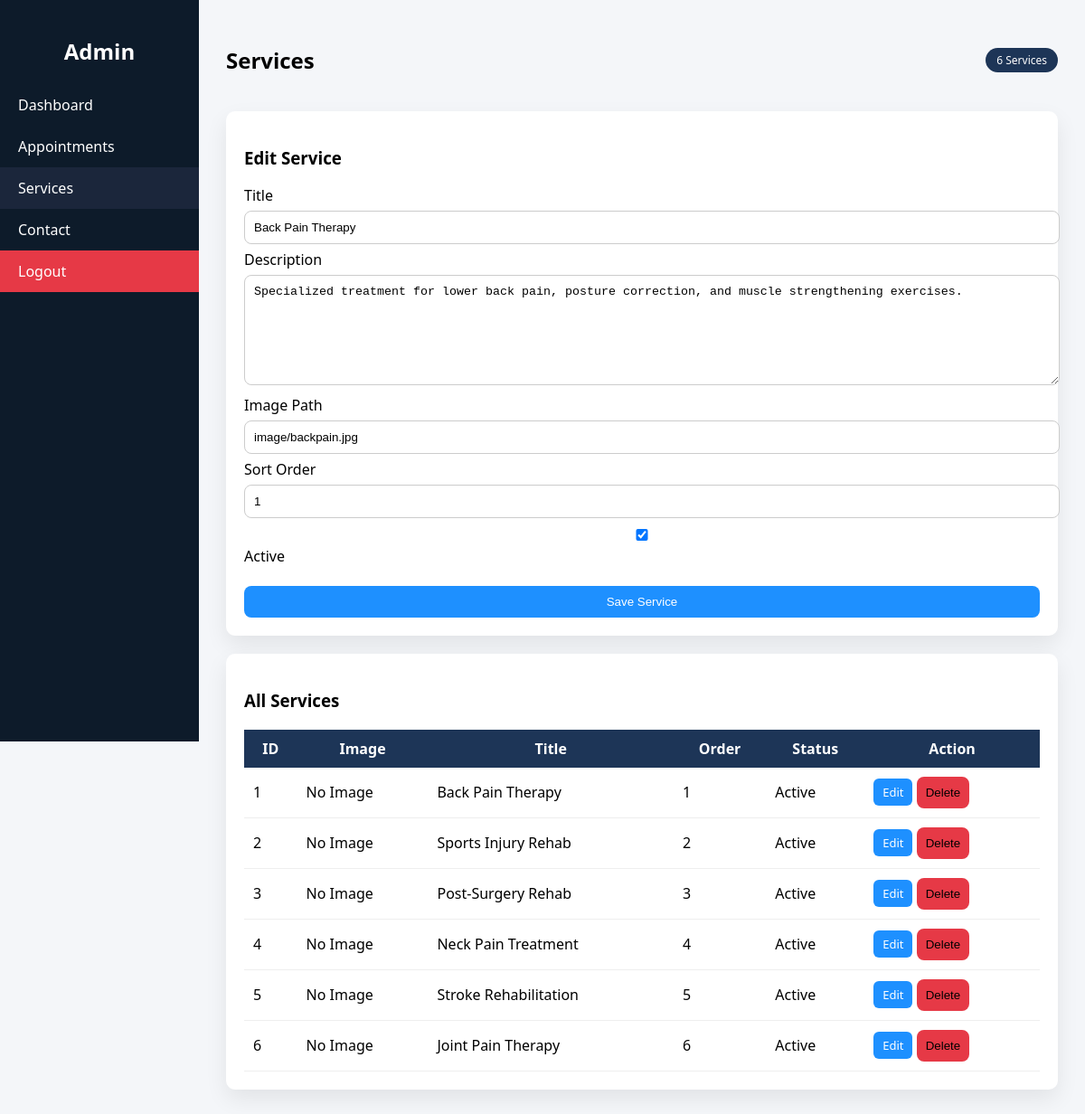
The page /admin/services.php?edit=1 (signed in) on the database its author committed.
### tables this page shows
CREATE TABLE `services` (
  `id` INT NOT NULL AUTO_INCREMENT,
  `title` VARCHAR(150) NOT NULL,
  `description` TEXT NOT NULL,
  `image` VARCHAR(255) NOT NULL,
  `is_active` TINYINT(1) NOT NULL DEFAULT 1,
  `sort_order` INT NOT NULL DEFAULT 0,
  `created_at` TIMESTAMP NOT NULL DEFAULT CURRENT_TIMESTAMP,
  PRIMARY KEY (`id`)
);

### admin/services.php (the view, shortened to what this page needs)
<?php
require_once __DIR__ . '/_init.php';
$editId = (int)($_GET['edit'] ?? 0);
$edit = null;
if ($editId > 0) {
    $stmt = $conn->prepare("SELECT * FROM services WHERE id=?");
    $stmt->bind_param("i", $editId);
    $stmt->execute();
    $edit = $stmt->get_result()->fetch_assoc();
}
$services = $conn->query("SELECT * FROM services ORDER BY sort_order ASC, id DESC");
$count = $services->num_rows;
?>
<!DOCTYPE html>
<html>
<head>
</head>
<body>
<div class="sidebar">
    <h2>Admin</h2>
    <a href="dashboard.php">Dashboard</a>
    <a href="appointments.php">Appointments</a>
    <a href="services.php" class="active">Services</a>
    <a href="admin_contact.php">Contact</a>
    <a href="logout.php" class="logout">Logout</a>
</div>
<div class="main">
<div class="top-bar">
    <h2>Services</h2>
    <span class="badge"><?php echo $count; ?> Services</span>
</div>
<div class="card">
<h3><?php echo $edit ? "Edit Service" : "Add Service"; ?></h3>
<form method="post">
<label>Title</label>
<input type="text" name="title" required value="<?php echo $edit['title'] ?? ''; ?>">
<label>Description</label>
<textarea name="description" required><?php echo $edit['description'] ?? ''; ?></textarea>
<label>Image Path</label>
<input type="text" name="image" required value="<?php echo $edit['image'] ?? ''; ?>">
<label>Sort Order</label>
<input type="number" name="sort_order" value="<?php echo $edit['sort_order'] ?? 0; ?>">
<label>
<input type="checkbox" name="is_active" <?php echo ((int)($edit['is_active'] ?? 1) === 1) ? 'checked' : ''; ?>>
Active
</label>
<br><br>
<button class="btn-save">Save Service</button>
</form>
</div>
<div class="card">
<h3>All Services</h3>
<table>
<tr>
<th>ID</th>
<th>Image</th>
<th>Title</th>
<th>Order</th>
<th>Status</th>
<th>Action</th>
</tr>
<?php while($s = $services->fetch_assoc()){ ?>
<tr>
<td><?php echo $s['id']; ?></td>
<td>
    <?php if(!empty($s['image']) && file_exists("../image/".$s['image'])){ ?>
        <img src="../image/<?php echo $s['image']; ?>">
    <?php } else { ?>
        No Image
    <?php } ?>
</td><td><?php echo $s['title']; ?></td>
<td><?php echo $s['sort_order']; ?></td>
<td><?php echo $s['is_active'] ? 'Active' : 'Inactive'; ?></td>
<td class="actions">
<a class="edit" href="services.php?edit=<?php echo $s['id']; ?>">Edit</a>
<form method="post" style="display:inline;" onsubmit="return confirm('Delete this service?');">
<button class="delete">Delete</button>
</form>
</td>
</tr>
<?php } ?>
</table>
</div>
</div>
</body>
</html>

### admin/services.php (style rules this page uses)
body { margin:0; font-family:'Segoe UI',sans-serif; background:#f4f6f9; display:flex; }
.sidebar { width:220px; background:#0d1b2a; height:100vh; position:fixed; padding-top:20px; }
.sidebar h2 { color:white; text-align:center; }
.sidebar a { display:block; color:white; padding:12px 20px; text-decoration:none; }
.active { background:#1b263b; }
.logout { background:#e63946; }
.main { margin-left:220px; padding:30px; width:100%; }
.top-bar { display:flex; justify-content:space-between; align-items:center; }
.badge { background:#1d3557; color:white; padding:5px 12px; border-radius:20px; font-size:12px; }
.card { background:white; padding:20px; border-radius:10px; box-shadow:0 10px 25px rgba(0,0,0,0.08); margin-top:20px; }
input, textarea { width:100%; padding:10px; margin:6px 0; border:1px solid #ccc; border-radius:8px; }
textarea { min-height:100px; }
button { padding:10px; border:none; border-radius:8px; cursor:pointer; }
.btn-save { background:#1e90ff; color:white; width:100%; }
table { width:100%; border-collapse:collapse; margin-top:20px; }
th { background:#1d3557; color:white; padding:10px; }
td { padding:10px; border-bottom:1px solid #eee; }
.actions a { padding:6px 10px; border-radius:6px; color:white; text-decoration:none; font-size:13px; }
.edit { background:#1e90ff; }
.delete { background:#e63946; }

### rows shown on the page
services: title "Back Pain Therapy", description "Specialized treatment for lower back pain, posture correction, and muscle strengthening exercises.", image "image/backpain.jpg", sort_order "1", is_active "☑", id "1", shows "No Image", shows "Active"
services: id "2", shows "No Image", title "Sports Injury Rehab", sort_order "2", is_active "Active"
services: id "3", shows "No Image", title "Post-Surgery Rehab", sort_order "3", is_active "Active"
services: id "4", shows "No Image", title "Neck Pain Treatment", sort_order "4", is_active "Active"
services: id "5", shows "No Image", title "Stroke Rehabilitation", sort_order "5", is_active "Active"
services: id "6", shows "No Image", title "Joint Pain Therapy", sort_order "6", is_active "Active"

### other values the page prints
$count "6"
